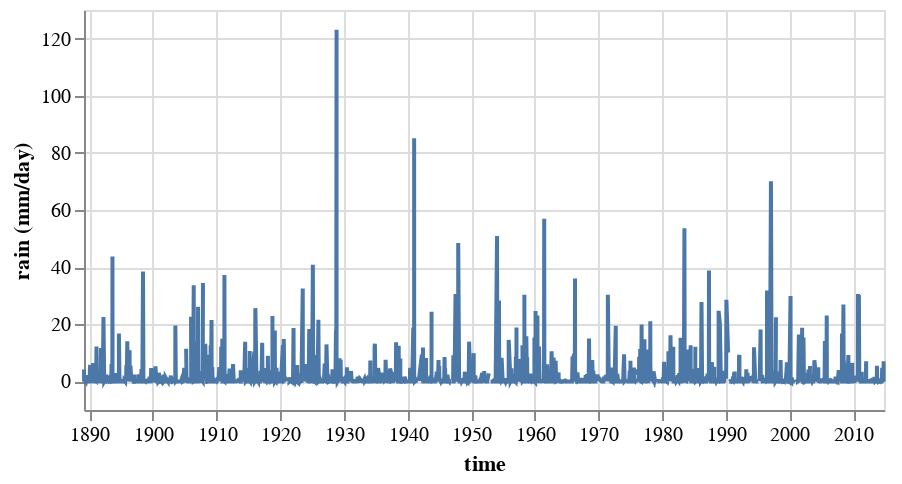

Here is the notebook cell this chart was saved with:
### Markdown cell above
### Line plots of overall rainfall over time

### Code cell
alt.Chart(data_smp).mark_line().encode(
# alt.Chart(data).mark_line().encode(  ## Can't plot with original data because the number of rows in it is greater than the maximum allowed
    x="time",
    y='rain (mm/day)',
).properties(
    width=400,
    height=200
)

### Figure 1 — Vega-Lite specification as saved in the notebook (floating-point values rounded to 4 significant figures; data arrays with more than 128 entries replaced by an {"elided": "..."} marker saying what was removed)
{"config": {"view": {"continuousWidth": 400, "continuousHeight": 300}}, "data": {"name": "data-1caba052152b21b63fac0b4f4d41f183"}, "mark": "line", "encoding": {"x": {"field": "time", "type": "temporal"}, "y": {"field": "rain (mm/day)", "type": "quantitative"}}, "height": 200, "width": 400, "$schema": "https://vega.github.io/schema/vega-lite/v4.17.0.json", "datasets": {"data-1caba052152b21b63fac0b4f4d41f183": {"elided": "2000 records"}}}
